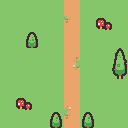

Tiled map render using the project's own tile images. Description and the map definition, with tile-layer contents summarised, below:
An orthogonal 8x8 tile map with 16x16 px tiles, 3 tile layers (ground, trees, Plants).

<map version="1.10" tiledversion="1.11.2" orientation="orthogonal" renderorder="right-down" width="8" height="8" tilewidth="16" tileheight="16" infinite="0" nextlayerid="5" nextobjectid="1">
 <tileset firstgid="1" source="tiny-town-tilemap.tsx" />
 <layer id="1" name="ground" width="8" height="8">
  <data>[64 cells, 64 non-empty, 6 distinct tile ids]</data>
 </layer>
 <layer id="3" name="trees" width="8" height="8">
  <data>[64 cells, 6 non-empty, 5 distinct tile ids]</data>
 </layer>
 <layer id="4" name="Plants" width="8" height="8">
  <data>[64 cells, 2 non-empty, 1 distinct tile ids]</data>
 </layer>
</map>
